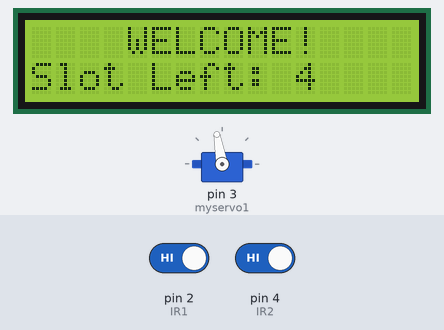
A sketch run on a simulated Arduino Uno, built with avr-gcc and run on an emulated ATmega328P. On the bench: 16×2 character LCD, servo. The inputs (shaded band) are chosen by the test bench; at power-on: pin 2 (IR1) HIGH, pin 4 (IR2) HIGH.

Above: at 3.2 s.
3.3 s: pin 2 (IR1) driven LOW
At 3.9 s:
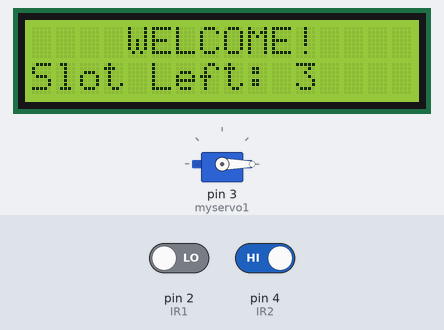
4.8 s: pin 4 (IR2) driven LOW
At 7.6 s:
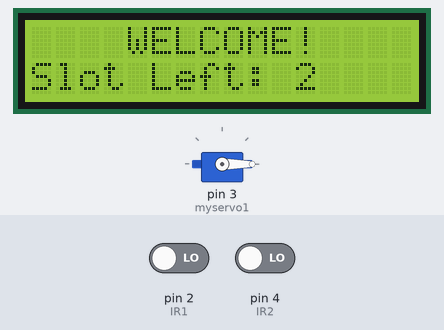
7.8 s: pin 2 (IR1) driven HIGH
At 9.3 s:
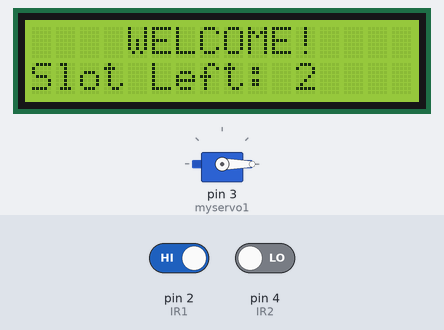
Timing chart, 0 to 10.8 s (numbered marks = the images above; inputs shaded):
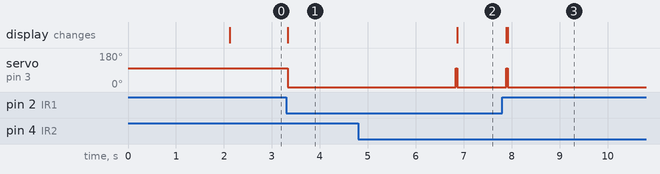

Measured:
- after the input at 3.3 s, servo on pin 3 (myservo1): 100° → 0° at once; the display: changes at once (image 1)
- after the input at 4.8 s, servo on pin 3 (myservo1): 0° → 100° after 2.0 s, → 0° 0.03 s later; the display: changes after 2.1 s (image 2)
- after the input at 7.8 s, servo on pin 3 (myservo1): goes on until 7.9 s, then stays 0°

The sketch:

Latihan-Parkir-IR-Sensor.ino
```cpp
#include <Wire.h>
#include <LiquidCrystal_I2C.h>
#include <Servo.h>

LiquidCrystal_I2C lcd(0x3F, 16, 2);  // Ganti alamat HEX jika perlu
Servo myservo1;

int IR1 = 2;           // Sensor inframerah 1
int IR2 = 4;           // Sensor inframerah 2
int Slot = 4;          // Jumlah slot parkir yang tersedia

int flag1 = 0;         // Penanda untuk IR1
int flag2 = 0;         // Penanda untuk IR2

void setup() {
  lcd.begin();
  lcd.backlight();

  pinMode(IR1, INPUT);
  pinMode(IR2, INPUT);

  myservo1.attach(3);
  myservo1.write(100);  // Pintu tertutup (posisi servo pada 100)

  lcd.setCursor(0, 0);
  lcd.print("     ARDUINO    ");
  lcd.setCursor(0, 1);
  lcd.print(" PARKING SYSTEM ");
  delay(2000);
  lcd.clear();
}

void loop() {
  if (digitalRead(IR1) == LOW && flag1 == 0) {
    if (Slot > 0) {
      flag1 = 1;
      if (flag2 == 0) {
        myservo1.write(0);  // Buka pintu
        Slot--;             // Kurangi slot yang tersedia
      }
    } else {
      lcd.setCursor(0, 0);
      lcd.print("    SORRY :(    ");
      lcd.setCursor(0, 1);
      lcd.print("  Parking Full  ");
      delay(3000);
      lcd.clear();
    }
  }

  if (digitalRead(IR2) == LOW && flag2 == 0) {
    flag2 = 1;
    if (flag1 == 0) {
      myservo1.write(0);  // Buka pintu
      Slot++;             // Tambah slot yang tersedia
    }
  }

  if (flag1 == 1 && flag2 == 1) {
    delay(1000);
    myservo1.write(100);  // Tutup pintu
    flag1 = 0;
    flag2 = 0;
  }

  lcd.setCursor(0, 0);
  lcd.print("    WELCOME!    ");
  lcd.setCursor(0, 1);
  lcd.print("Slot Left: ");
  lcd.print(Slot);
}
```
